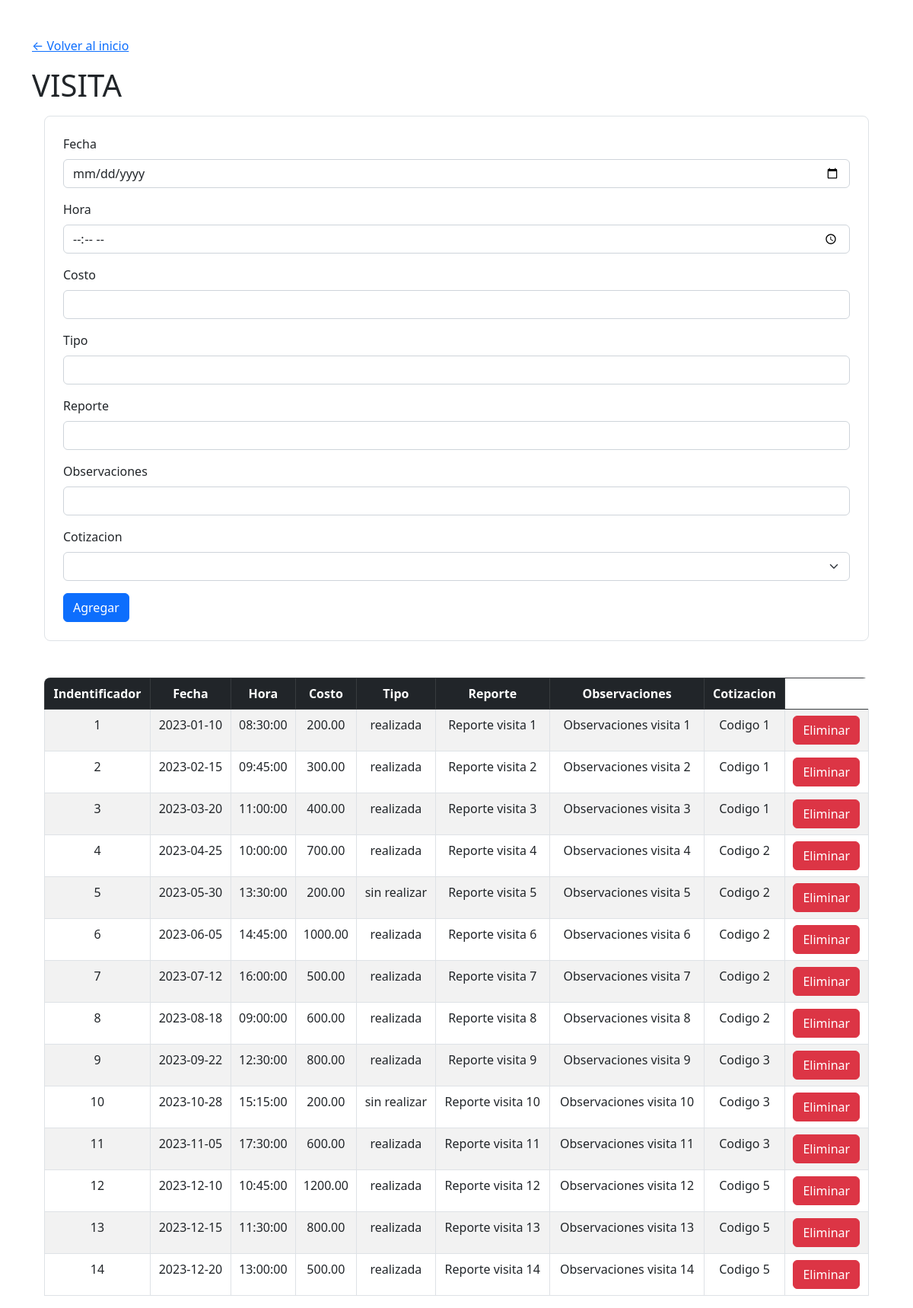
Page /pagina-web/visita/visita.php on the committed database.
### tables this page shows
CREATE TABLE visita (
   identificador INT AUTO_INCREMENT PRIMARY KEY,
   fecha DATE NOT NULL,
   hora TIME NOT NULL,
   costo NUMERIC(20, 2) NOT NULL CHECK (costo >= 0),
   tipo VARCHAR(20) NOT NULL CHECK (tipo IN ('realizada', 'sin realizar')),
   reporte TEXT NOT NULL,
   observaciones TEXT NOT NULL,
   cotizacion INT
);

### pagina-web/cotizacion/cotizacion_select.php (called while the page is built, shortened)
<?php
require('../config/conexion.php');
$query = "SELECT * FROM cotizacion";
$resultadoCotizacion = mysqli_query($conn, $query) or die(mysqli_error($conn));

### pagina-web/visita/visita_select.php (called while the page is built, shortened)
<?php
require('../config/conexion.php');
$query = "SELECT * FROM visita";
$resultadoVisita = mysqli_query($conn, $query) or die(mysqli_error($conn));

### pagina-web/visita/visita.php (the view, shortened to what this page needs)
<?php
include "../includes/header.php";
?>
<h1 class="mt-3">VISITA</h1>
<div class="formulario p-4 m-3 border rounded-3">
    <form action="visita_insert.php" method="post" class="form-group">
        <div class="mb-3">
            <label for="fecha" class="form-label">Fecha</label>
            <input type="date" class="form-control" id="fecha" name="fecha" required>
        </div>
        <div class="mb-3">
            <label for="hora" class="form-label">Hora</label>
            <input type="time" class="form-control" id="hora" name="hora" required>
        </div>
        <div class="mb-3">
            <label for="costo" class="form-label">Costo</label>
            <input type="number" class="form-control" id="costo" name="costo"  required>
        </div>
        <div class="mb-3">
            <label for="tipo" class="form-label">Tipo</label>
            <input type="text" class="form-control" id="tipo" name="tipo" required>
        </div>
        <div class="mb-3">
            <label for="reporte" class="form-label">Reporte</label>
            <input type="text" class="form-control" id="reporte" name="reporte" required>
        </div>
        <div class="mb-3">
            <label for="observaciones" class="form-label">Observaciones</label>
            <input type="text" class="form-control" id="observaciones" name="observaciones" required>
        </div>
        <div class="mb-3">
            <label for="cotizacion" class="form-label">Cotizacion</label>
            <select name="cotizacion" id="cotizacion" class="form-select">
                <option value="" selected disabled hidden></option>
                <?php
                require("../cotizacion/cotizacion_select.php");
                if($resultadoCotizacion):
                    foreach ($resultadoCotizacion as $fila):
                ?>
                <?php
                    endforeach;
                endif;
                ?>
            </select>
        </div>
        <button type="submit" class="btn btn-primary">Agregar</button>
    </form>
</div>
<?php
require("visita_select.php");
if($resultadoVisita and $resultadoVisita->num_rows > 0):
?>
<div class="tabla mt-5 mx-3 rounded-3 overflow-hidden">
    <table class="table table-striped table-bordered">
        <thead class="table-dark">
            <tr>
                <th scope="col" class="text-center">Indentificador</th>
                <th scope="col" class="text-center">Fecha</th>
                <th scope="col" class="text-center">Hora</th>
                <th scope="col" class="text-center">Costo</th>
                <th scope="col" class="text-center">Tipo</th>
                <th scope="col" class="text-center">Reporte</th>
                <th scope="col" class="text-center">Observaciones</th>
                <th scope="col" class="text-center">Cotizacion</th>
            </tr>
        </thead>
        <tbody>
            <?php
            foreach ($resultadoVisita as $fila):
            ?>
            <tr>
                <td class="text-center"><?= $fila["identificador"]; ?></td>
                <td class="text-center"><?= $fila["fecha"]; ?></td>
                <td class="text-center"><?= $fila["hora"]; ?></td>
                <td class="text-center"><?= $fila["costo"]; ?></td>
                <td class="text-center"><?= $fila["tipo"]; ?></td>
                <td class="text-center"><?= $fila["reporte"]; ?></td>
                <td class="text-center"><?= $fila["observaciones"]; ?></td>
                <td class="text-center">Codigo <?= $fila["cotizacion"]; ?></td>
                <td class="text-center">
                    <form action="visita_delete.php" method="post">
                        <button type="submit" class="btn btn-danger">Eliminar</button>
                    </form>
                </td>
            </tr>
            <?php
            endforeach;
            ?>
        </tbody>
    </table>
</div>
<?php
endif;
include "../includes/footer.php";
?>

### pagina-web/includes/header.php (shortened to what this page needs)
<!DOCTYPE html>
<html lang="en">
<head>
    <link href="https://cdn.jsdelivr.net/npm/bootstrap@5.2.2/dist/css/bootstrap.min.css" rel="stylesheet"
>
</head>
<body>
    <div class="container mt-5">
        <a href="/index.php">&#8592; Volver al inicio</a>

### pagina-web/includes/footer.php
    </div>
</body>
</html>

### rows in the picture
visita: identificador "1", fecha "2023-01-10", hora "08:30:00", costo "200.00", tipo "realizada", reporte "Reporte visita 1", observaciones "Observaciones visita 1", cotizacion "1"
visita: identificador "2", fecha "2023-02-15", hora "09:45:00", costo "300.00", tipo "realizada", reporte "Reporte visita 2", observaciones "Observaciones visita 2", cotizacion "1"
visita: identificador "3", fecha "2023-03-20", hora "11:00:00", costo "400.00", tipo "realizada", reporte "Reporte visita 3", observaciones "Observaciones visita 3", cotizacion "1"
visita: identificador "4", fecha "2023-04-25", hora "10:00:00", costo "700.00", tipo "realizada", reporte "Reporte visita 4", observaciones "Observaciones visita 4", cotizacion "2"
visita: identificador "5", fecha "2023-05-30", hora "13:30:00", costo "200.00", tipo "sin realizar", reporte "Reporte visita 5", observaciones "Observaciones visita 5", cotizacion "2"
visita: identificador "6", fecha "2023-06-05", hora "14:45:00", costo "1000.00", tipo "realizada", reporte "Reporte visita 6", observaciones "Observaciones visita 6", cotizacion "2"
visita: identificador "7", fecha "2023-07-12", hora "16:00:00", costo "500.00", tipo "realizada", reporte "Reporte visita 7", observaciones "Observaciones visita 7", cotizacion "2"
visita: identificador "8", fecha "2023-08-18", hora "09:00:00", costo "600.00", tipo "realizada", reporte "Reporte visita 8", observaciones "Observaciones visita 8", cotizacion "2"
visita: identificador "9", fecha "2023-09-22", hora "12:30:00", costo "800.00", tipo "realizada", reporte "Reporte visita 9", observaciones "Observaciones visita 9", cotizacion "3"
visita: identificador "10", fecha "2023-10-28", hora "15:15:00", costo "200.00", tipo "sin realizar", reporte "Reporte visita 10", observaciones "Observaciones visita 10", cotizacion "3"
visita: identificador "11", fecha "2023-11-05", hora "17:30:00", costo "600.00", tipo "realizada", reporte "Reporte visita 11", observaciones "Observaciones visita 11", cotizacion "3"
visita: identificador "12", fecha "2023-12-10", hora "10:45:00", costo "1200.00", tipo "realizada", reporte "Reporte visita 12", observaciones "Observaciones visita 12", cotizacion "5"
visita: identificador "13", fecha "2023-12-15", hora "11:30:00", costo "800.00", tipo "realizada", reporte "Reporte visita 13", observaciones "Observaciones visita 13", cotizacion "5"
visita: identificador "14", fecha "2023-12-20", hora "13:00:00", costo "500.00", tipo "realizada", reporte "Reporte visita 14", observaciones "Observaciones visita 14", cotizacion "5"
